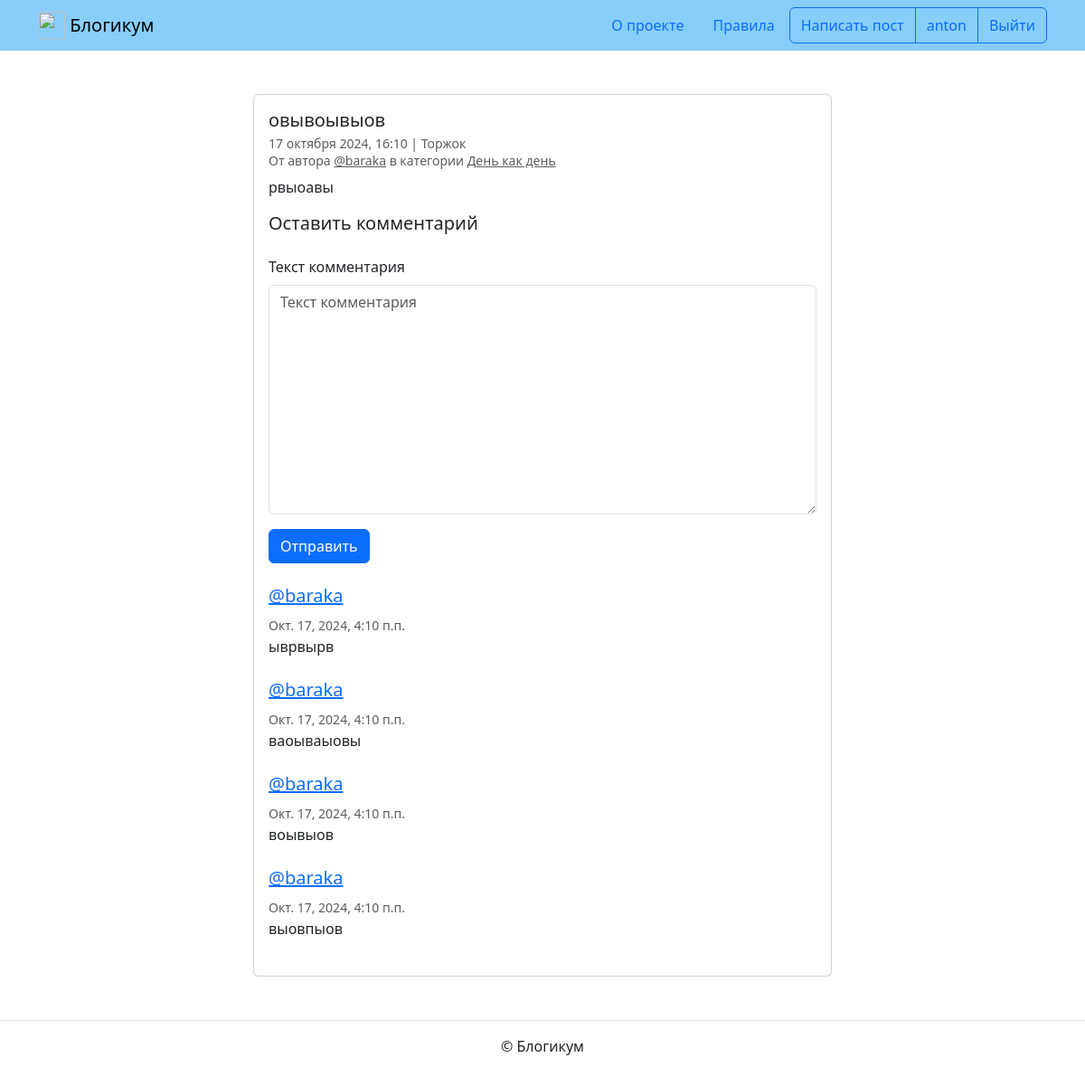
The page /posts/42/ (signed in) on the database its author committed.
### blog/models.py (models this page shows, shortened)
class Post(models.Model):
    author = models.ForeignKey(
        User, verbose_name='Автор публикации', on_delete=models.CASCADE)
    title = models.CharField('Заголовок', max_length=256)
    text = models.TextField('Текст')
    pub_date = models.DateTimeField(
        'Дата и время публикации',
        help_text=(
            'Если установить дату и время в будущем — можно делать '
            'отложенные публикации.'
        )
    )
    location = models.ForeignKey(
        'Location',
        verbose_name='Местоположение',
        on_delete=models.SET_NULL,
        null=True,
        blank=True
    )
    category = models.ForeignKey(
        'Category',
        verbose_name='Категория',
        on_delete=models.SET_NULL,
        null=True,
        blank=False,
        related_name='posts'
    )
    is_published = models.BooleanField(
        'Опубликовано', default=True,
        help_text='Снимите галочку, чтобы скрыть публикацию'
    )
    created_at = models.DateTimeField('Добавлено', auto_now_add=True)
    image = models.ImageField(upload_to='posts/images/', blank=True, null=True)
    class Meta:
        verbose_name = 'публикация'
        verbose_name_plural = 'Публикации'

class Location(models.Model):
    name = models.CharField('Название места', max_length=256)
    is_published = models.BooleanField(
        'Опубликовано', default=True,
        help_text='Снимите галочку, чтобы скрыть публикацию'
    )
    created_at = models.DateTimeField('Добавлено', auto_now_add=True)
    class Meta:
        verbose_name = 'местоположение'
        verbose_name_plural = 'Местоположения'

class Category(models.Model):
    title = models.CharField('Заголовок', max_length=256)
    description = models.TextField('Описание')
    slug = models.SlugField(
        'Идентификатор',
        unique=True,
        help_text=(
            'Идентификатор страницы для URL; разрешены символы '
            'латиницы, цифры, дефис и подчёркивание.'
        )
    )
    is_published = models.BooleanField(
        'Опубликовано', default=True,
        help_text='Снимите галочку, чтобы скрыть публикацию.'
    )
    created_at = models.DateTimeField('Добавлено', auto_now_add=True)
    class Meta:
        verbose_name = 'категория'
        verbose_name_plural = 'Категории'

class Comment(models.Model):
    post = models.ForeignKey(
        Post, related_name='comments', on_delete=models.CASCADE)
    author = models.ForeignKey(User, on_delete=models.CASCADE)
    text = models.TextField('Текст комментария')
    created_at = models.DateTimeField(auto_now_add=True)
    class Meta:
        ordering = ['created_at']

### blog/views.py (the view)
# urls.py: path('posts/<int:post_id>/', views.post_detail, name='post_detail'),
@login_required
def post_detail(request, post_id):
    post = get_object_or_404(Post, id=post_id)
    if post.author != request.user:
        post = get_object_or_404(
            get_published_posts(), pk=post_id
        )
    comments = post.comments.all()
    form = CommentForm()
    return render(request, 'blog/detail.html', {
        'post': post,
        'comments': comments,
        'form': form,
    })

### blog/forms.py
class CommentForm(forms.ModelForm):
    class Meta:
        model = Comment
        fields = ['text']

### blog/views.py (called while the page is built)
def get_published_posts(category=None):
    posts = Post.objects.filter(
        pub_date__lte=timezone.now(),
        is_published=True,
        category__is_published=True
    )
    if category:
        posts = posts.filter(category=category)
    return posts.annotate(
        comment_count=Count('comments')
    ).order_by('-pub_date')

### templates/blog/detail.html (shortened to what this page needs)
{% extends "base.html" %}
{% block content %}
  <div class="col d-flex justify-content-center">
    <div class="card" style="width: 40rem;">
      <div class="card-body">
        <h5 class="card-title">{{ post.title }}</h5>
        <h6 class="card-subtitle mb-2 text-muted">
          <small>
            {{ post.pub_date|date:"d E Y, H:i" }} | {% if post.location and post.location.is_published %}{{ post.location.name }}{% else %}Планета Земля{% endif %}<br>
            От автора <a class="text-muted" href="{% url 'blog:profile' post.author.username %}">@{{ post.author.username }}</a> в
            категории {% include "includes/category_link.html" %}
          </small>
        </h6>
        <p class="card-text">{{ post.text|linebreaksbr }}</p>
        {% include "includes/comments.html" %}
      </div>
    </div>
  </div>
{% endblock %}

### templates/includes/header.html (shortened to what this page needs)
{% load static %}
<header>
  <nav class="navbar navbar-light" style="background-color: lightskyblue">
    <div class="container">
      <a class="navbar-brand" href="{% url 'blog:index' %}">
        <img src="{% static 'img/logo.png' %}" width="30" height="30" class="d-inline-block align-top" alt="">
        Блогикум
      </a>
      {% with request.resolver_match.view_name as view_name %}
        <ul class="nav  nav-pills">
          <li class="nav-item">
            <a class="nav-link {% if view_name == 'pages:about' %} text-white {% endif %}" href="{% url 'pages:about' %}">
              О проекте
            </a>
          </li>
          <li class="nav-item">
            <a class="nav-link {% if view_name == 'pages:rules' %} text-white {% endif %}" href="{% url 'pages:rules' %}">
              Правила
            </a>
          </li>
          {% if user.is_authenticated %}
            <div class="btn-group" role="group" aria-label="Basic outlined example">
              <button type="button" class="btn btn-outline-primary"><a class="text-decoration-none text-reset"
                  href="{% url 'blog:create_post' %}">Написать пост</a></button>
              <button type="button" class="btn btn-outline-primary"><a class="text-decoration-none text-reset"
                  href="{% url 'blog:profile' user.username %}">{{ user.username }}</a></button>
              <button type="button" class="btn btn-outline-primary"><a class="text-decoration-none text-reset"
                  href="{% url 'logout' %}">Выйти</a></button>
            </div>
          {% endif %}
        </ul>
      {% endwith %}
    </div>
  </nav>
</header>

### templates/includes/category_link.html
<a class="text-muted" href="{% url 'blog:category_posts' post.category.slug %}">
  {{ post.category.title }}
</a>

### templates/includes/comments.html (shortened to what this page needs)
{% if user.is_authenticated %}
  {% load django_bootstrap5 %}
  <h5 class="mb-4">Оставить комментарий</h5>
  <form method="post" action="{% url 'blog:add_comment' post.id %}">
    {% bootstrap_form form %}
    {% bootstrap_button button_type="submit" content="Отправить" %}
  </form>
{% endif %}
<br>
{% for comment in comments %}
  <div class="media mb-4">
    <div class="media-body">
      <h5 class="mt-0">
        <a href="{% url 'blog:profile' comment.author.username %}" name="comment_{{ comment.id }}">
          @{{ comment.author.username }}
        </a>
      </h5>
      <small class="text-muted">{{ comment.created_at }}</small>
      <br>
      {{ comment.text|linebreaksbr }}
    </div>
  </div>
{% endfor %}

### rows shown on the page
Post: title "овывоывыов", pub_date "17 октября 2024, 16:10", location.name "Торжок", author.username "baraka", category "День как день", text "рвыоавы"
Comment: author.username "baraka", created_at "Окт. 17, 2024, 4:10 п.п.", text "ыврвырв"
Comment: author.username "baraka", created_at "Окт. 17, 2024, 4:10 п.п.", text "ваоываыовы"
Comment: author.username "baraka", created_at "Окт. 17, 2024, 4:10 п.п.", text "воывыов"
Comment: author.username "baraka", created_at "Окт. 17, 2024, 4:10 п.п.", text "выовпыов"

### other values the page prints
{{ user.username }} "anton"
